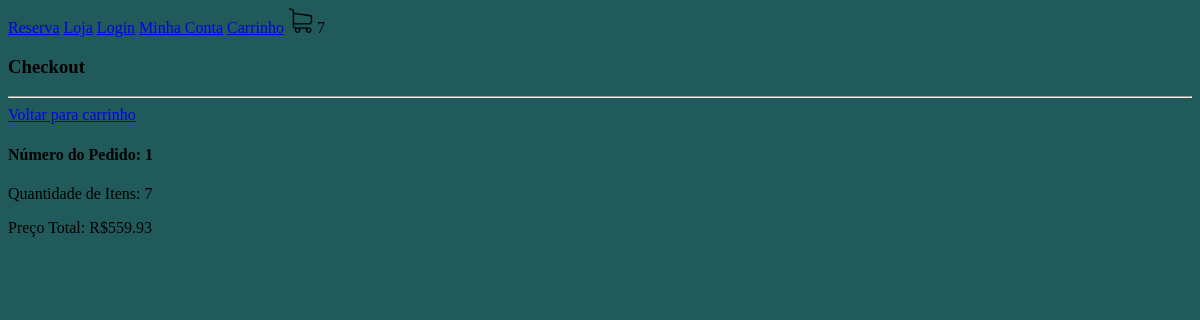
/checkout/ (signed in), run on an earlier commit of the app's database.
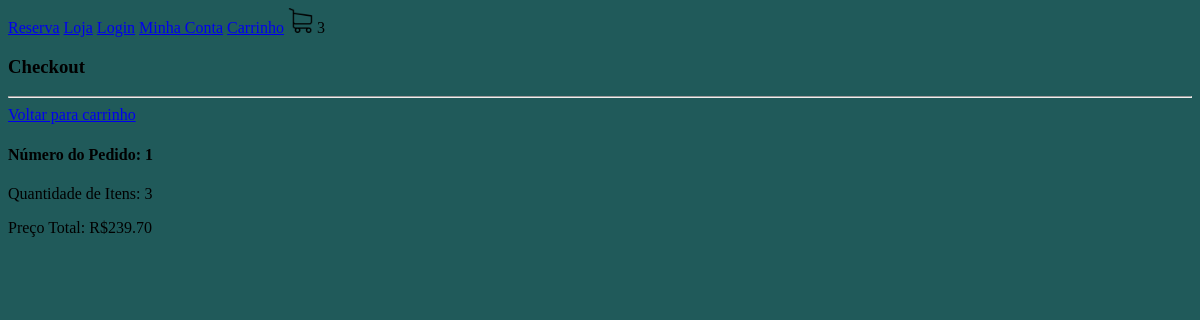
And on a later commit of the database.
### loja/models.py (models this page shows, shortened)
class Pedido(models.Model):
    cliente = models.ForeignKey(Cliente, null=True, blank=True, on_delete=models.SET_NULL)
    finalizado = models.BooleanField(default=False)
    codigo_transacao = models.CharField(max_length=400, null=True, blank=True)
    endereco = models.ForeignKey(Endereco, null=True, blank=True, on_delete=models.SET_NULL)
    data_finalizacao = models.DateTimeField(null=True, blank=True)
    @property
    def quantidade_total(self):
        itens_pedido = ItensPedido.objects.filter(pedido__id=self.id)
        quantidade = sum([item.quantidade for item in itens_pedido])
        return quantidade
    @property
    def preco_total(self):
        itens_pedido = ItensPedido.objects.filter(pedido__id=self.id)
        preco = sum([item.preco_total for item in itens_pedido])
        return preco

class ItensPedido(models.Model):
    item_estoque = models.ForeignKey(
        Itemestoque, null=True, blank=True, on_delete=models.SET_NULL)
    quantidade = models.IntegerField(default=0)
    pedido = models.ForeignKey(
        Pedido, null=True, blank=True, on_delete=models.SET_NULL)
    @property
    def preco_total(self):
        preco_total = self.quantidade * self.item_estoque.produto.preco
        return preco_total

class Itemestoque(models.Model):
    produto = models.ForeignKey(
        Produto, null=True, blank=True, on_delete=models.SET_NULL)
    cor = models.ForeignKey(Cor, null=True, blank=True,
                            on_delete=models.SET_NULL)
    tamanho = models.CharField(max_length=200, null=True, blank=True)
    quantidade = models.IntegerField(default=0)

class Produto(models.Model):
    imagem = models.ImageField(null=True, blank=True)
    nome = models.CharField(max_length=200, null=True, blank=True)
    preco = models.DecimalField(max_digits=10, decimal_places=2)
    ativo = models.BooleanField(default=True)
    categoria = models.ForeignKey(
        Categoria, null=True, blank=True, on_delete=models.SET_NULL)
    tipo = models.ForeignKey(
        Tipo, null=True, blank=True, on_delete=models.SET_NULL)

### loja/views.py (the view)
# urls.py: path('checkout/', checkout, name='checkout'),
def checkout(request):
    if request.user.is_authenticated:
        cliente = request.user.cliente
    else:
        if request.COOKIES.get("id_sessao"):
            id_sessao = request.COOKIES.get("id_sessao")
            cliente = Cliente.objects.get_or_create(id_sessao=id_sessao)
    pedido, criado = Pedido.objects.get_or_create(cliente=cliente, finalizado=False)
    enderecos = Endereco.objects.filter(cliente=cliente)
    context = {"pedido": pedido, "enderecos": enderecos}
    return render(request, 'checkout.html', context)

### loja/novos_context.py (called while the page is built)
def carrinho(request):
    quantidade_produtos_carrinho = 0
    if request.user.is_authenticated:
        cliente = request.user.cliente
    else:
        return {"quantidade_produtos_carrinho": quantidade_produtos_carrinho}
    pedido, criado = Pedido.objects.get_or_create(cliente=cliente, finalizado=False)
    itens_pedido = ItensPedido.objects.filter(pedido=pedido)
    for item in itens_pedido:
        quantidade_produtos_carrinho += item.quantidade
    return {"quantidade_produtos_carrinho": quantidade_produtos_carrinho}

### loja/templates/checkout.html
{% extends 'base.html' %}
{% load static %}
{% block body %}
    <h3>Checkout</h3>
    <hr>
    <a href="{% url 'carrinho' %}">Voltar para carrinho</a>
    <h4>Número do Pedido: {{ pedido.id }}</h4>
    <p>Quantidade de Itens: {{ pedido.quantidade_total }}</p>
    <p>Preço Total: R${{ pedido.preco_total }}</p>
{% endblock %}

What changed in the data, as far as the page shows it:
changed through a linked row, Pedido id 1: quantidade_total "7" → "3"; preco_total "559.93" → "239.70"
Also different on the page:
{{ quantidade_produtos_carrinho }}: "7" → "3"
